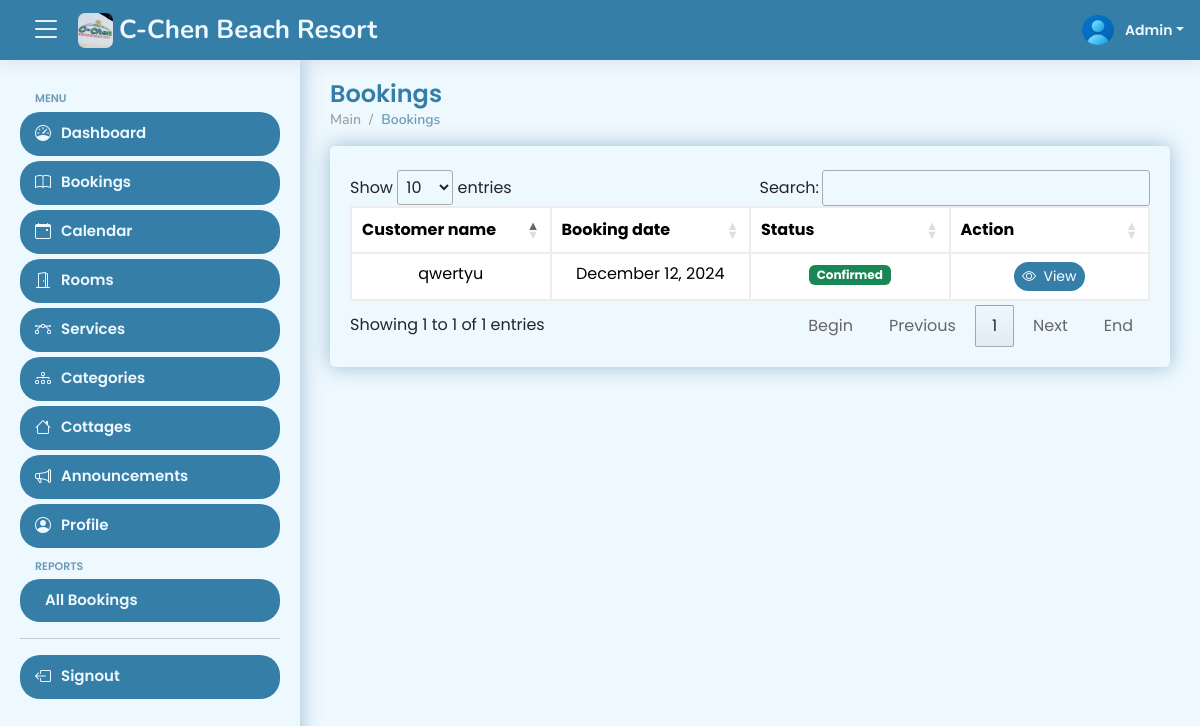
The app's page /views/admin/bookings (signed in), older data.
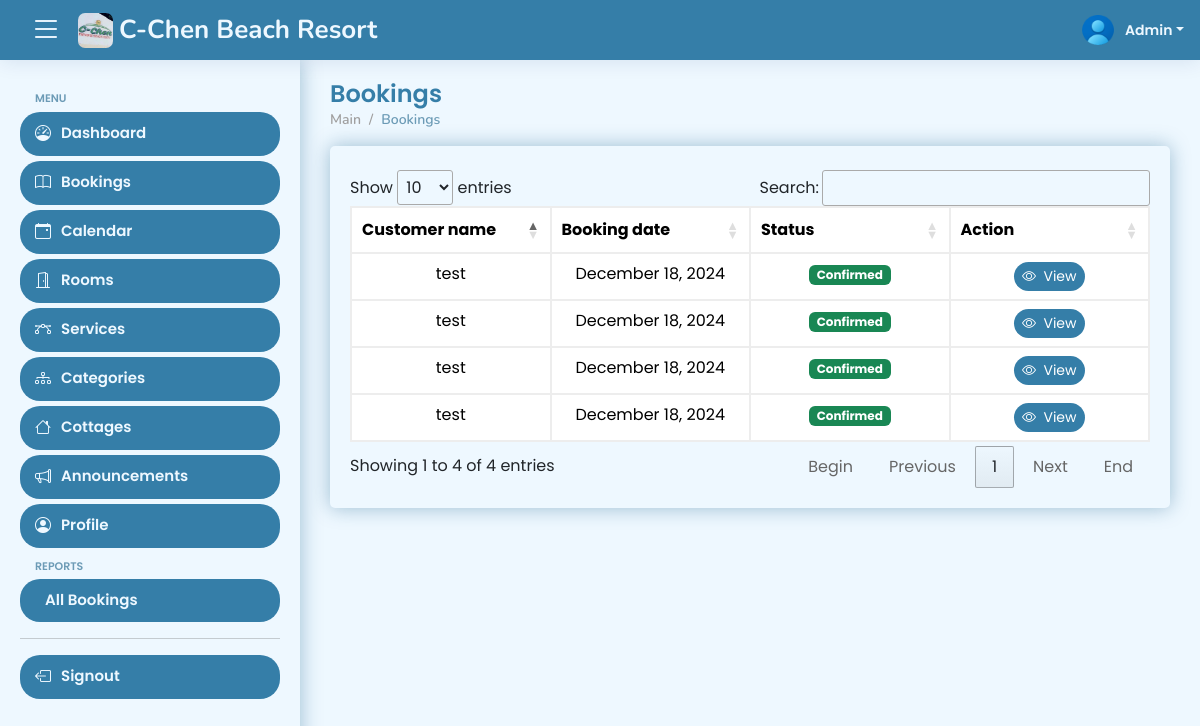
The same page, newer data.
### tables this page shows
CREATE TABLE IF NOT EXISTS `tbl_bookings` (
  `booking_id` int NOT NULL AUTO_INCREMENT,
  `reference_number` varchar(50) NOT NULL,
  `fullname` varchar(50) NOT NULL,
  `email` varchar(50) NOT NULL,
  `phone_number` varchar(50) NOT NULL,
  `date_check_in` date NOT NULL,
  `date_check_out` date NOT NULL,
  `message` text NOT NULL,
  `reason_for_cancellation` text,
  `mode_of_payment_id` int NOT NULL,
  `evidence` varchar(255) NOT NULL,
  `booking_status_id` int NOT NULL,
  `created_at` timestamp NOT NULL,
  PRIMARY KEY (`booking_id`)
);

### views/admin/bookings.php (the view, shortened to what the changed rows need)
<?php
if (isset($_SESSION['id'])) {
?>
    <!DOCTYPE html>
    <html lang="en">
    <head>
        <?php include 'includes/head.php' ?>
    </head>
    <body>
        <?php include 'includes/header.php' ?>
        <?php include 'includes/aside.php' ?>
        <main id="main" class="main">
            <div class="pagetitle">
                <h1>Bookings</h1>
                <nav>
                    <ol class="breadcrumb">
                        <li class="breadcrumb-item">Main</li>
                        <li class="breadcrumb-item active">Bookings</li>
                    </ol>
                </nav>
            </div>
            <section class="section dashboard mb-5">
                <div class="row">
                    <div class="col-lg-12">
                        <div class="card">
                            <div class="card-body">
                                <div class="table-responsive mt-4" id="data-table">
                                    <table class="table" id="paginateAllReservations">
                                        <col width="25%">
                                        <col width="25%">
                                        <col width="25%">
                                        <col width="25%">
                                        <thead>
                                            <tr>
                                                <th>Customer name</th>
                                                <th>Booking date</th>
                                                <th>Status</th>
                                                <th>Action</th>
                                            </tr>
                                        </thead>
                                        <tbody>
                                            <?php
                                            $stmtBookings = $conn->prepare(' SELECT
                                            tbl_bookings.*,
                                            tbl_mode_of_payment.mode_of_payment
                                            FROM tbl_bookings
                                            INNER JOIN tbl_mode_of_payment ON tbl_bookings.mode_of_payment_id = tbl_mode_of_payment.mode_of_payment_id
                                            ORDER BY tbl_bookings.created_at ASC');
                                            $stmtBookings->execute();
                                            $resultBookings = $stmtBookings->get_result();
                                            if ($resultBookings->num_rows > 0) {
                                                while ($rowBookings = $resultBookings->fetch_assoc()) {
                                                    $booking_id = $rowBookings['booking_id'];
                                                    $fullname = $rowBookings['fullname'];
                                                    $booking_status_id = $rowBookings['booking_status_id'];
                                                    $created_at = (new DateTime($rowBookings['created_at']))->format("F j, Y");
                                                    if ($booking_status_id == 1) {
                                                        $status = "Pending";
                                                        $badge = "class='badge bg-warning'";
                                                        $style = "class='text-warning'";
                                                        $cnfrmBtn = "flex;";
                                                        $reason = "none";
                                                    } else if ($booking_status_id == 2) {
                                                        $status = "Confirmed";
                                                        $badge = "class='badge bg-success'";
                                                    } else if ($booking_status_id == 3) {
                                                        $status = "Decline";
                                                        $badge = "class='badge bg-danger'";
                                                        $style = "class='text-danger'";
                                                        $cnfrmBtn = "none;";
                                                        $reason = "none";
                                                    } else if ($booking_status_id == 4) {
                                                        $status = "Cancelled";
                                                        $badge = "class='badge bg-warning'";
                                                        $style = "class='text-warning'";
                                                        $cnfrmBtn = "flex;";
                                                        $reason = "block";
                                                    }
                                                    echo "
                                                    <tr>
                                                        <td class='text-center'>$fullname</td>
                                                        <td class='text-center'>$created_at</td>
                                                        <td class='text-center'><span $badge>$status</span></td>
                                                        <td class='text-center'>
                                                            <button class='btn btn-sm btn-primary rounded-5' data-bs-toggle='modal' data-bs-target='#infoModal$booking_id'>
                                                                <i class='bi bi-eye'></i>&nbsp; <span class='to-hide'>View</span>
                                                            </button>
                                                        </td>
                                                    </tr>
                                                    ";
                                            ?>
                                            <?php
                                                }
                                            }
                                            ?>
                                        </tbody>
                                    </table>
                                </div>
                            </div>
                        </div>
                    </div>
                </div>
            </section>
        </main>
    </body>
    </html>
<?php
} else {
    header('Location: ../../signout.php');
    exit();
}
?>

Row changes from the older to the newer data that the page shows:
removed tbl_bookings: fullname "qwertyu", created_at "December 12, 2024", booking_status "Confirmed"
added tbl_bookings: fullname "test", created_at "December 18, 2024", booking_status "Confirmed"
added tbl_bookings: fullname "test", created_at "December 18, 2024", booking_status "Confirmed"
added tbl_bookings: fullname "test", created_at "December 18, 2024", booking_status "Confirmed"
added tbl_bookings: fullname "test", created_at "December 18, 2024", booking_status "Confirmed"
Text that changed along with them:
text written by a page script: "Show entries Search: Showing 1 to 1 of 1 entries Begin Previous 1 Next End" → "Show entries Search: Showing 1 to 4 of 4 entries Begin Previous 1 Next End"
